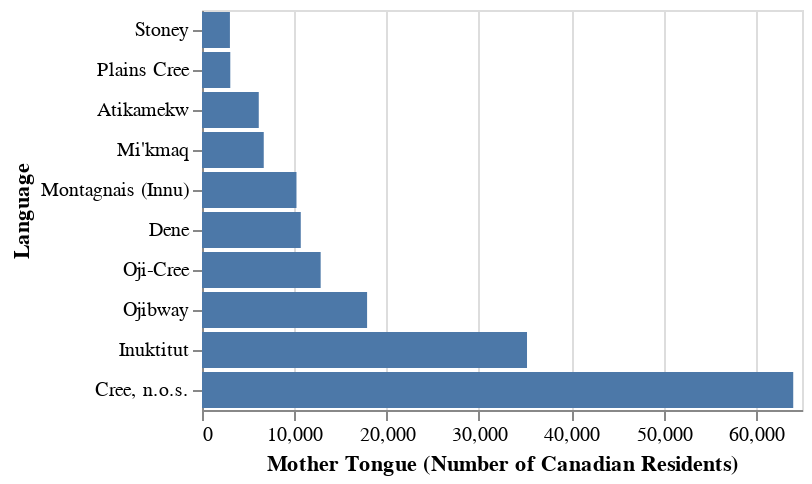

Here is the notebook cell this chart was saved with:
### Code cell
# load the data
can_lang = pd.read_csv('data/can_lang.csv')

# top 10 Aboriginal Languages
ten_lang = (
    can_lang.loc[
        can_lang["category"] == "Aboriginal languages",
        ["language", "mother_tongue"]
    ]
    .sort_values(by="mother_tongue", ascending=False)
    .head(10)
)

# Bar Chart
ten_lang_plot = alt.Chart(ten_lang).mark_bar().encode(
    x=alt.X("mother_tongue").title("Mother Tongue (Number of Canadian Residents)"),
    y=alt.Y("language").sort("x").title("Language")
)
ten_lang_plot

### Figure 1 — Vega-Lite specification as saved in the notebook (floating-point values rounded to 4 significant figures)
{"config": {"view": {"continuousWidth": 300, "continuousHeight": 300}}, "data": {"name": "data-7f8024c4ba6a0225cc9c8abf5ba5dae8"}, "mark": {"type": "bar"}, "encoding": {"x": {"field": "mother_tongue", "title": "Mother Tongue (Number of Canadian Residents)", "type": "quantitative"}, "y": {"field": "language", "sort": "x", "title": "Language", "type": "nominal"}}, "$schema": "https://vega.github.io/schema/vega-lite/v5.20.1.json", "datasets": {"data-7f8024c4ba6a0225cc9c8abf5ba5dae8": [{"language": "Cree, n.o.s.", "mother_tongue": 64050}, {"language": "Inuktitut", "mother_tongue": 35210}, {"language": "Ojibway", "mother_tongue": 17885}, {"language": "Oji-Cree", "mother_tongue": 12855}, {"language": "Dene", "mother_tongue": 10700}, {"language": "Montagnais (Innu)", "mother_tongue": 10235}, {"language": "Mi'kmaq", "mother_tongue": 6690}, {"language": "Atikamekw", "mother_tongue": 6150}, {"language": "Plains Cree", "mother_tongue": 3065}, {"language": "Stoney", "mother_tongue": 3025}]}}
